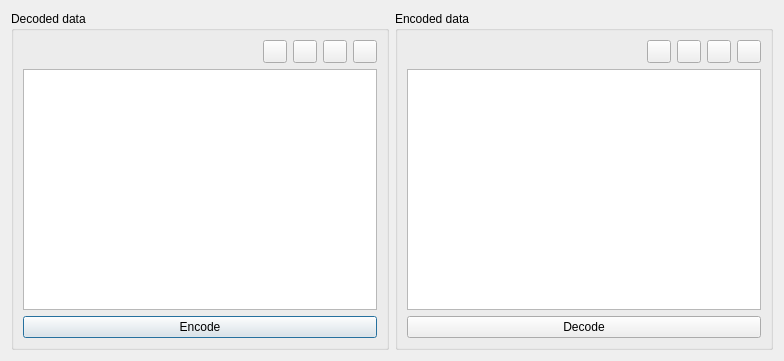
<?xml version="1.0" encoding="UTF-8"?>
<ui version="4.0">
 <class>encodeDialog</class>
 <widget class="QDialog" name="encodeDialog">
  <property name="geometry">
   <rect>
    <x>0</x>
    <y>0</y>
    <width>784</width>
    <height>361</height>
   </rect>
  </property>
  <property name="windowTitle">
   <string>Encode and decode text</string>
  </property>
  <property name="windowIcon">
   <iconset resource="icons.qrc">
    <normaloff>:/icons/encode.png</normaloff>:/icons/encode.png</iconset>
  </property>
  <layout class="QVBoxLayout" name="verticalLayout_3">
   <item>
    <layout class="QHBoxLayout" name="horizontalLayout_3">
     <item>
      <widget class="QGroupBox" name="groupBox">
       <property name="title">
        <string>Decoded data</string>
       </property>
       <layout class="QVBoxLayout" name="verticalLayout_2">
        <item>
         <layout class="QHBoxLayout" name="horizontalLayout">
          <item>
           <spacer name="horizontalSpacer">
            <property name="orientation">
             <enum>Qt::Horizontal</enum>
            </property>
            <property name="sizeHint" stdset="0">
             <size>
              <width>40</width>
              <height>20</height>
             </size>
            </property>
           </spacer>
          </item>
          <item>
           <widget class="QToolButton" name="tbDecBinary">
            <property name="toolTip">
             <string>Encoded binary file to decoded file</string>
            </property>
            <property name="text">
             <string/>
            </property>
            <property name="icon">
             <iconset resource="icons.qrc">
              <normaloff>:/icons/encod.png</normaloff>:/icons/encod.png</iconset>
            </property>
           </widget>
          </item>
          <item>
           <widget class="QToolButton" name="tbDecOpen">
            <property name="toolTip">
             <string>Open text to encode</string>
            </property>
            <property name="text">
             <string/>
            </property>
            <property name="icon">
             <iconset resource="icons.qrc">
              <normaloff>:/icons/open.png</normaloff>:/icons/open.png</iconset>
            </property>
           </widget>
          </item>
          <item>
           <widget class="QToolButton" name="tbDecSave">
            <property name="toolTip">
             <string>Save decoded text</string>
            </property>
            <property name="text">
             <string/>
            </property>
            <property name="icon">
             <iconset resource="icons.qrc">
              <normaloff>:/icons/save.png</normaloff>:/icons/save.png</iconset>
            </property>
           </widget>
          </item>
          <item>
           <widget class="QToolButton" name="tbDecClear">
            <property name="toolTip">
             <string>Clear decoded text</string>
            </property>
            <property name="text">
             <string/>
            </property>
            <property name="icon">
             <iconset resource="icons.qrc">
              <normaloff>:/icons/clear.png</normaloff>:/icons/clear.png</iconset>
            </property>
           </widget>
          </item>
         </layout>
        </item>
        <item>
         <widget class="QPlainTextEdit" name="teDecoded"/>
        </item>
        <item>
         <widget class="QPushButton" name="btEncode">
          <property name="text">
           <string>Encode</string>
          </property>
          <property name="icon">
           <iconset resource="icons.qrc">
            <normaloff>:/icons/crypt.png</normaloff>:/icons/crypt.png</iconset>
          </property>
         </widget>
        </item>
       </layout>
      </widget>
     </item>
     <item>
      <widget class="QGroupBox" name="groupBox_2">
       <property name="title">
        <string>Encoded data</string>
       </property>
       <layout class="QVBoxLayout" name="verticalLayout">
        <item>
         <layout class="QHBoxLayout" name="horizontalLayout_2">
          <item>
           <spacer name="horizontalSpacer_2">
            <property name="orientation">
             <enum>Qt::Horizontal</enum>
            </property>
            <property name="sizeHint" stdset="0">
             <size>
              <width>40</width>
              <height>20</height>
             </size>
            </property>
           </spacer>
          </item>
          <item>
           <widget class="QToolButton" name="tbEncBinary">
            <property name="toolTip">
             <string>Decoded binary file to encoded file</string>
            </property>
            <property name="text">
             <string/>
            </property>
            <property name="icon">
             <iconset resource="icons.qrc">
              <normaloff>:/icons/decod.png</normaloff>:/icons/decod.png</iconset>
            </property>
           </widget>
          </item>
          <item>
           <widget class="QToolButton" name="tbEncOpen">
            <property name="toolTip">
             <string>Open text to decode</string>
            </property>
            <property name="text">
             <string/>
            </property>
            <property name="icon">
             <iconset resource="icons.qrc">
              <normaloff>:/icons/open.png</normaloff>:/icons/open.png</iconset>
            </property>
           </widget>
          </item>
          <item>
           <widget class="QToolButton" name="tbEncSave">
            <property name="toolTip">
             <string>Save encoded text</string>
            </property>
            <property name="text">
             <string/>
            </property>
            <property name="icon">
             <iconset resource="icons.qrc">
              <normaloff>:/icons/save.png</normaloff>:/icons/save.png</iconset>
            </property>
           </widget>
          </item>
          <item>
           <widget class="QToolButton" name="tbEncClear">
            <property name="toolTip">
             <string>Clear encoded text</string>
            </property>
            <property name="text">
             <string/>
            </property>
            <property name="icon">
             <iconset resource="icons.qrc">
              <normaloff>:/icons/clear.png</normaloff>:/icons/clear.png</iconset>
            </property>
           </widget>
          </item>
         </layout>
        </item>
        <item>
         <widget class="QPlainTextEdit" name="teEncoded"/>
        </item>
        <item>
         <widget class="QPushButton" name="btDecode">
          <property name="text">
           <string>Decode</string>
          </property>
          <property name="icon">
           <iconset resource="icons.qrc">
            <normaloff>:/icons/decrypt.png</normaloff>:/icons/decrypt.png</iconset>
          </property>
         </widget>
        </item>
       </layout>
      </widget>
     </item>
    </layout>
   </item>
  </layout>
 </widget>
 <resources>
  <include location="icons.qrc"/>
 </resources>
 <connections>
  <connection>
   <sender>tbDecClear</sender>
   <signal>clicked()</signal>
   <receiver>teDecoded</receiver>
   <slot>clear()</slot>
   <hints>
    <hint type="sourcelabel">
     <x>361</x>
     <y>50</y>
    </hint>
    <hint type="destinationlabel">
     <x>199</x>
     <y>186</y>
    </hint>
   </hints>
  </connection>
  <connection>
   <sender>tbEncClear</sender>
   <signal>clicked()</signal>
   <receiver>teEncoded</receiver>
   <slot>clear()</slot>
   <hints>
    <hint type="sourcelabel">
     <x>746</x>
     <y>50</y>
    </hint>
    <hint type="destinationlabel">
     <x>584</x>
     <y>186</y>
    </hint>
   </hints>
  </connection>
 </connections>
</ui>
